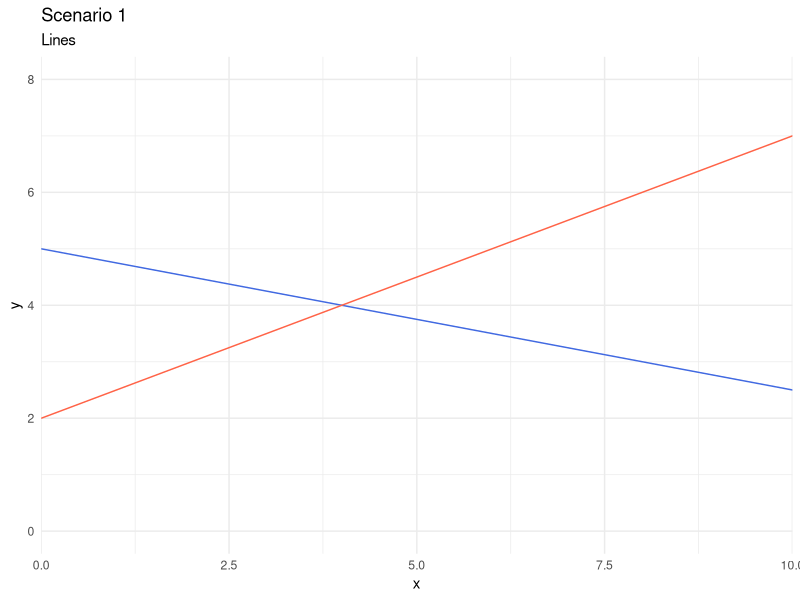
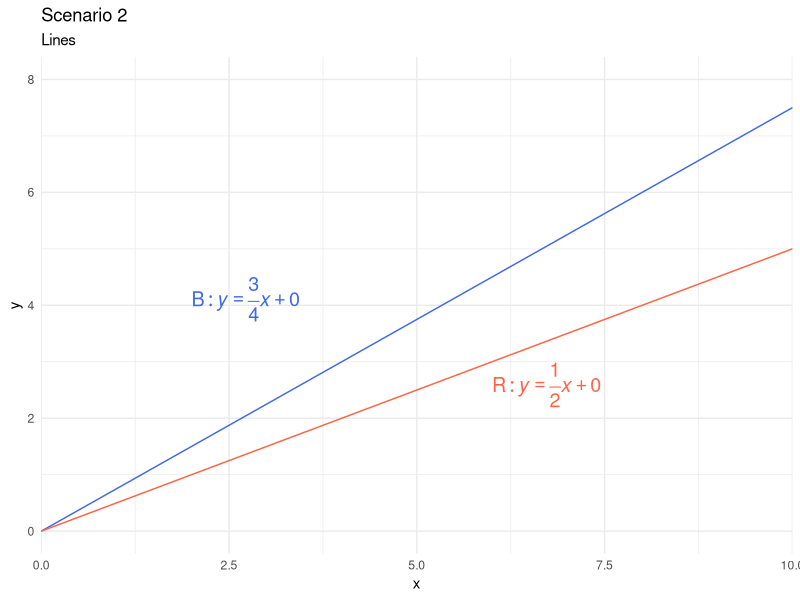
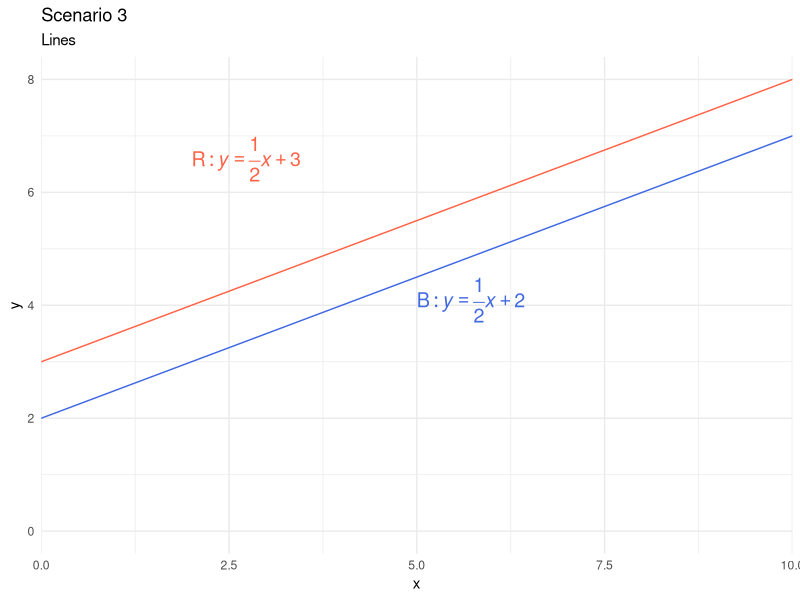
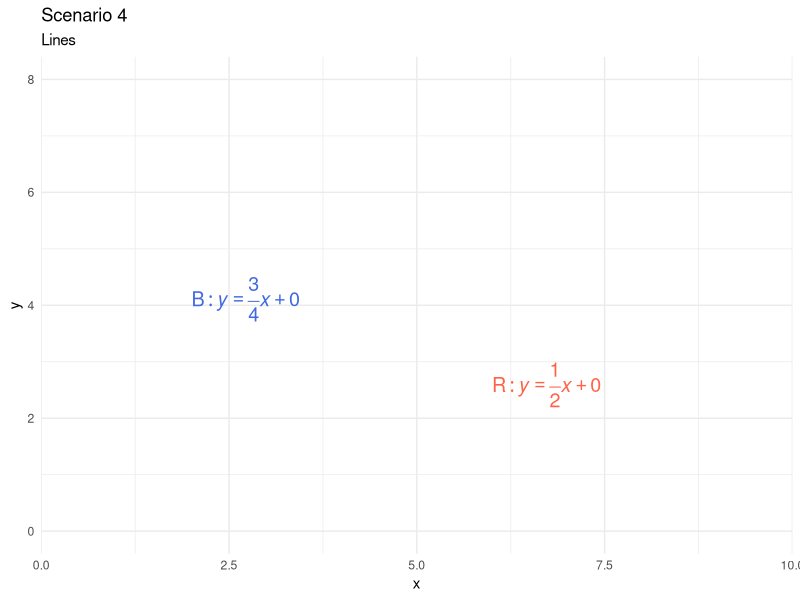
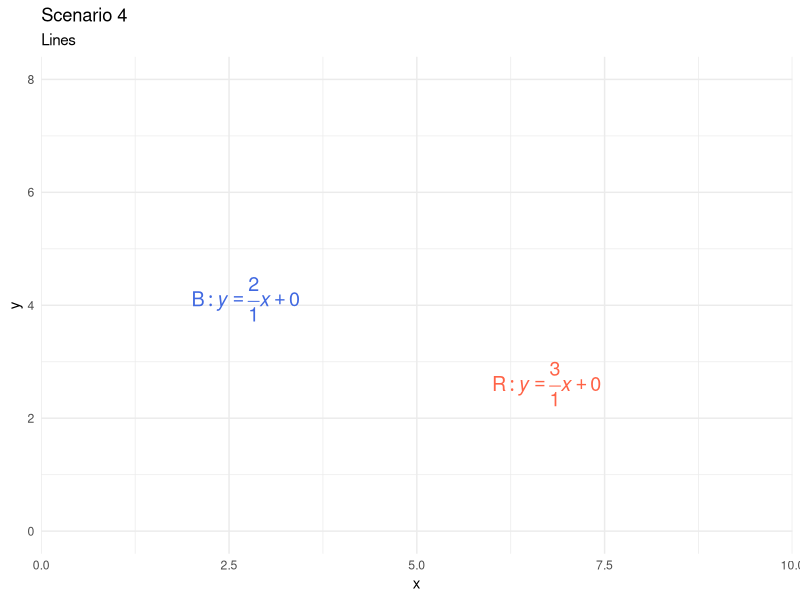

These figures' R source, in order:
## ---- chunk 1
#| echo: false
library(ggplot2)
d       <- tibble::tibble(x = 1:10, y = (1:10)/10)
color_a <- "royalblue"
color_b <- "tomato"
## ---- chunk 2
#| echo: false
ggplot(d, aes(x = x, y = y)) +
  geom_line(color = "transparent") +
  geom_abline(slope = -.25, intercept = 5, color = color_a) +
  geom_abline(slope = .50, intercept = 2, color = color_b) +
  # annotate(
  #   "text", 
  #   label="B: italic(y) == over(3, 4)*italic(x) + 0", 
  #   x = 2, y = 4.5, 
  #   parse=T, size=5, hjust=0, vjust=1, color=color_a
  # ) +
  # annotate(
  #   "text", 
  #   label="R: italic(y) == over(1, 2)*italic(x) + 0", 
  #   x = 6, y = 3, 
  #   parse=T, size=5, hjust=0, vjust=1, color=color_b
  # ) +
  scale_x_continuous(expand = expansion(add = 0)) +
  coord_cartesian(xlim = c(0, 10), ylim = c(0, 8)) +
  theme_minimal() +
  labs(
    title    = "Scenario 1", 
    subtitle = "Lines", 
    y        = "y"
  )
## ---- chunk 3
#| echo: false
ggplot(d, aes(x = x, y = y)) +
  # geom_line() +
  geom_abline(slope = .75, intercept = 0, color = color_a) +
  geom_abline(slope = .50, intercept = 0, color = color_b) +
  annotate(
    "text", 
    label="B: italic(y) == over(3, 4)*italic(x) + 0", 
    x = 2, y = 4.5, 
    parse=T, size=5, hjust=0, vjust=1, color=color_a
  ) +
  annotate(
    "text", 
    label="R: italic(y) == over(1, 2)*italic(x) + 0", 
    x = 6, y = 3, 
    parse=T, size=5, hjust=0, vjust=1, color=color_b
  ) +
  scale_x_continuous(expand = expansion(add = 0)) +
  coord_cartesian(xlim = c(0, 10), ylim = c(0, 8)) +
  theme_minimal() +
  labs(
    title    = "Scenario 2", 
    subtitle = "Lines", 
    y        = "y"
  )
## ---- chunk 4
#| echo: false
ggplot(d, aes(x = x, y = y)) +
  # geom_line() +
  geom_abline(slope = .50, intercept = 2, color = color_a) +
  geom_abline(slope = .50, intercept = 3, color = color_b) +
  annotate(
    "text", 
    label="B: italic(y) == over(1, 2)*italic(x) + 2", 
    x = 5, y = 4.5, 
    parse=T, size=5, hjust=0, vjust=1, color=color_a
  ) +
  annotate(
    "text", 
    label="R: italic(y) == over(1, 2)*italic(x) + 3", 
    x = 2, y = 7, 
    parse=T, size=5, hjust=0, vjust=1, color=color_b
  ) +
  scale_x_continuous(expand = expansion(add = 0)) +
  coord_cartesian(xlim = c(0, 10), ylim = c(0, 8)) +
  theme_minimal() +
  labs(
    title    = "Scenario 3", 
    subtitle = "Lines", 
    y        = "y"
  )
## ---- chunk 5
#| echo: false
ggplot(d, aes(x = x, y = y)) +
  # geom_line() +
  # geom_abline(slope = .50, intercept = 2, color = color_a) +
  # geom_abline(slope = .50, intercept = 3, color = color_b) +
  annotate(
    "text", 
    label="B: italic(y) == over(3, 4)*italic(x) + 0", 
    x = 2, y = 4.5, 
    parse=T, size=5, hjust=0, vjust=1, color=color_a
  ) +
  annotate(
    "text", 
    label="R: italic(y) == over(1, 2)*italic(x) + 0", 
    x = 6, y = 3, 
    parse=T, size=5, hjust=0, vjust=1, color=color_b
  ) +
  scale_x_continuous(expand = expansion(add = 0)) +
  coord_cartesian(xlim = c(0, 10), ylim = c(0, 8)) +
  theme_minimal() +
  labs(
    title    = "Scenario 4", 
    subtitle = "Lines", 
    y        = "y"
  )
## ---- chunk 6
#| echo: false
ggplot(d, aes(x = x, y = y)) +
  # geom_line() +
  # geom_abline(slope = .50, intercept = 2, color = color_a) +
  # geom_abline(slope = .50, intercept = 3, color = color_b) +
  annotate(
    "text", 
    label="B: italic(y) == over(2, 1)*italic(x) + 0", 
    x = 2, y = 4.5, 
    parse=T, size=5, hjust=0, vjust=1, color=color_a
  ) +
  annotate(
    "text", 
    label="R: italic(y) == over(3, 1)*italic(x) + 0", 
    x = 6, y = 3, 
    parse=T, size=5, hjust=0, vjust=1, color=color_b
  ) +
  scale_x_continuous(expand = expansion(add = 0)) +
  coord_cartesian(xlim = c(0, 10), ylim = c(0, 8)) +
  theme_minimal() +
  labs(
    title    = "Scenario 4", 
    subtitle = "Lines", 
    y        = "y"
  )
